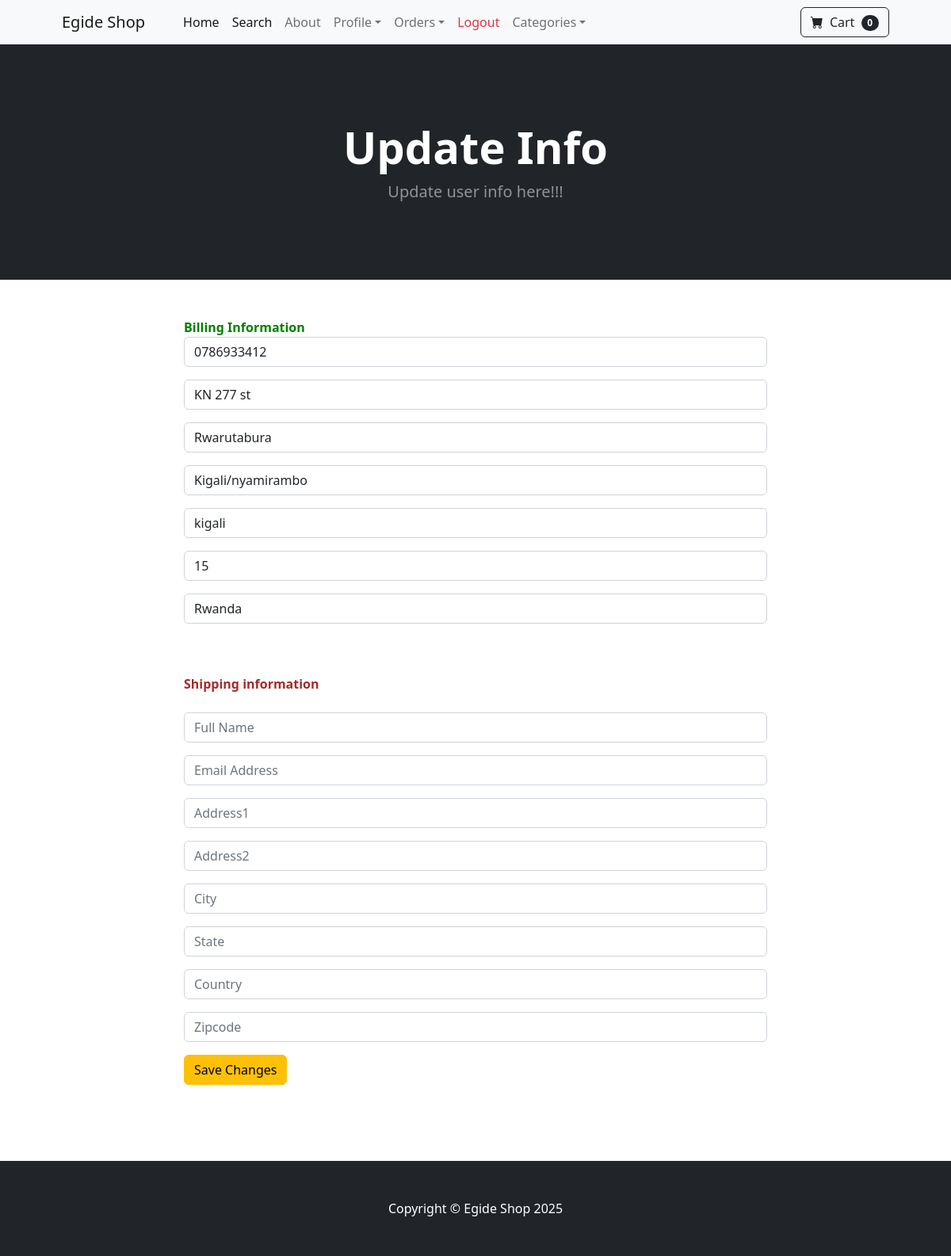
/update_info/ (signed in), run on the app's committed database.
### store/models.py (models this page shows, shortened)
class Profile(models.Model):
    user = models.OneToOneField(User, on_delete=models.CASCADE)
    date_modified = models.DateTimeField(User, auto_now=True)
    phone = models.CharField(max_length=20, blank=True)
    address1 = models.CharField(max_length=100, blank=True)
    address2 = models.CharField(max_length=100, blank=True)
    city = models.CharField(max_length=100, blank=True)
    state = models.CharField(max_length=100, blank=True)
    zipcode = models.CharField(max_length=100, blank=True)
    country = models.CharField(max_length=100, blank=True)
    old_cart = models.CharField(max_length=100, blank=True, null=True)

### store/views.py (the view, shortened to what this page needs)
# urls.py: path('update_info/', views.update_info, name='update_info'),
def update_info(request):
    if request.user.is_authenticated:
        current_user = Profile.objects.get(user=request.user)
        shipping_user = ShippingAddress.objects.filter(user=request.user).first()
        form = UserInfoForm(request.POST or None, instance=current_user)
        shipping_form = ShippingForm(request.POST or None, instance=shipping_user)
        return render(request, 'update_info.html', {
            'form': form,
            'shipping_form': shipping_form
        })
    else:
        messages.error(request, 'You must be logged in to access this page ❌')
        return redirect('home')

### store/forms.py
class UserInfoForm(forms.ModelForm):
    phone = forms.CharField(label="", widget=forms.TextInput(attrs={'class':'form-control', 'placeholder':'Phone Number'}), required=False)
    address1 = forms.CharField(label="", widget=forms.TextInput(attrs={'class':'form-control', 'placeholder':'Address 1'}), required=False)
    address2 = forms.CharField(label="", widget=forms.TextInput(attrs={'class':'form-control', 'placeholder':'Address 2'}), required=False)
    city = forms.CharField(label="", widget=forms.TextInput(attrs={'class':'form-control', 'placeholder':'City'}), required=False)
    state = forms.CharField(label="", widget=forms.TextInput(attrs={'class':'form-control', 'placeholder':'State'}), required=False)
    zipcode = forms.CharField(label="", widget=forms.TextInput(attrs={'class':'form-control', 'placeholder':'Zipcode'}), required=False)
    country = forms.CharField(label="", widget=forms.TextInput(attrs={'class':'form-control', 'placeholder':'Country'}), required=False)
    class Meta:
        model = Profile
        fields = ['phone', 'address1', 'address2', 'city', 'state', 'zipcode', 'country']

### cart/cart.py (called while the page is built)
    def __len__(self):
        return len(self.cart)

### cart/context_processors.py (called while the page is built)
def cart(request):
    return {'cart': Cart(request)}

### store/templates/update_info.html (shortened to what this page needs)
{% extends 'base.html' %}
{% block content %}
<header class="bg-dark py-5">
    <div class="container px-4 px-lg-5 my-5">
        <div class="text-center text-white">
            <h1 class="display-4 fw-bolder">Update Info</h1>
            <p class="lead fw-normal text-white-50 mb-0">Update user info here!!!</p>
        </div>
    </div>
</header>
<div class="container">
    <div class="row justify-content-center">
        <div class="col-md-8">
            <br/><br/>
            <strong style="color:green;" >
                Billing Information
            </strong>
            <form method="post" action="{% url 'update_info' %}">
                {{ form.as_p }}
                <br/>
                <br/>
            <strong style="color:brown;"> Shipping information</strong>
                <br/>
                <br/>
                {{ shipping_form.as_p }}
                <button type="submit" class="btn btn-warning">Save Changes</button>
            </form>
            <br/><br/><br/><br/>
        </div>
    </div>
</div>
{% endblock %}

### data on the page
Profile: phone "0786933412", address1 "KN 277 st", address2 "Rwarutabura", city "Kigali/nyamirambo", state "kigali", zipcode "15", country "Rwanda"

### other printed values
{{ cart|length }} "0"
